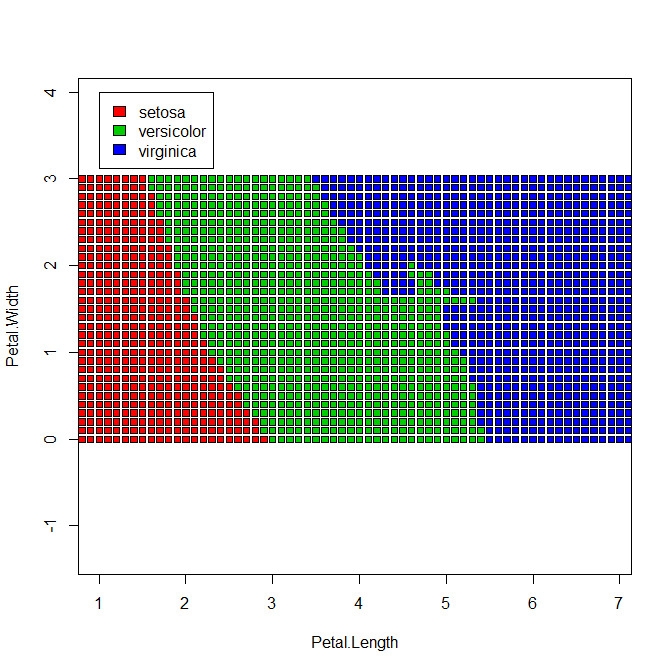

Write R code to recreate this figure.
readinteger <- function()
{ 
  n <- readline(prompt="Enter an integer: ")
  if(!grepl("^[0-9]+$",n))
  {
    return(readinteger())
  }
  
  return(as.integer(n))
}

#compute distance between 2 points
distance <- function(x1, x2)
{
  return(sqrt(sum((x1 - x2) ^ 2)))
}

#return class depending to distance to neighbors
#inputData - iris dataframe (or modify code a bit and pass any array or dataframe)
# x1, x2 - unknown point coordinates (prob should rename to x, y?)
#k - how many neigbors should algorithm search for
knn <- function (inputData, x1, x2, k)
{
  rows <- nrow(inputData)
  distances <- matrix(NA, nrow = rows, ncol = 2)
  for (i in 1:rows)
  {
    if (inputData[i, "Species"] == "setosa")
      distances[i, 1] <- 1
    else if (inputData[i, "Species"] == "versicolor")
      distances[i, 1] <- 2
    else
      distances[i, 1] <- 3
    distances[i, 2] <-
      distance(c(x1, x2), c(inputData[i, 3], inputData[i, 4]))
  }
  
  distances <- distances[order(distances[, 2]), ]
  near <- c()
  for (i in 1:k)
  {
    near[i] <- distances[i, 1]
  }
  t <- table(near)
  class <- names(t)[which.max(t)]
  if (class == 1)
    return("setosa")
  else if (class == 2)
    return("versicolor")
  else
    return("virginica")
}

#leave one out for knn
#X - input dataframe
#k - parametr passed to knn
#returns errors quantity (natural value, not real one)
loo.knn <- function(inputData, k)
{
  rows <- nrow(inputData)
  errCnt = 0
  for (i in 1:rows)
  {
    ans <- knn(inputData[-i, ], inputData[i, 3], inputData[i, 4], k)
    if (ans != inputData[i, "Species"])
      errCnt = errCnt + 1
  }
  return(errCnt)
}

#draws classMap for knn
#k - number of neigbors
#output - R graphics
printer<-function (k)
{
    dev.new(width=5, height=4)
    colors <- c("setosa" = "red", "versicolor" = "green3",
                "virginica" = "blue")
    plot(iris[, 3:4], pch = 21, bg = colors[iris$Species], col =
             colors[iris$Species], asp = 1)
    for (i in (seq(0,3,0.1)))
    {
        for (j in (seq(0,8,0.1))){
            points(j,i,pch = 22, bg = colors[knn(iris,j,i,k)], asp=1)
        }
    }
    legend(1,4,c("setosa","versicolor","virginica"),c("setosa" = "red", "versicolor" = "green3","virginica" = "blue"))
}

presentaion <- function()
{
  cat("Specify what you want:", "\n\t 1. knn", "\n\t 2. loo for knn", "\n\t 3. draw class map")
  answer <- readinteger()
  if (answer == 1)
  {
    cat("\nspecify point's x coordiate: ")
    x1 <- readinteger()
    cat("\nspecify point's y coordiate: ")
    x2 <- readinteger()
    cat("\nspecify neigbors count: ")
    k <- readinteger()
    cat("\nanswer: ", knn(iris,x1,x2,k))
    break
  }
  if (asnwer == 2)
  {
    cat("\nspecify neigbors count: ")
    k <- readinteger()
    cat("\nanswer: ", loo.knn(iris,k))
    break
  }
  if (answer == 3)
  {
    cat("\nspecify neigbors count: ")
    k <- readinteger()
    cat("draw in progress... ")
    printer(k)
    cat("Done!")
  }
}
